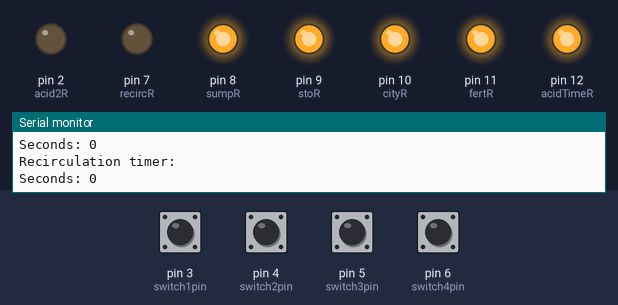
Bench run of a sketch on a simulated Arduino Uno, built with avr-gcc and run on an emulated ATmega328P. Parts: output pins drawn as LEDs (lit = HIGH), the last lines printed to the serial monitor. The test bench sets the inputs (shaded band); at power-on: pin 6 (switch4pin) HIGH, pin 3 (switch1pin), pin 4 (switch2pin), pin 5 (switch3pin) LOW. The local clock reads 2024-03-15 10:24:30 at power-on unless the sketch sets it.

Above: at 2.8 s.
2.9 s: pin 6 (switch4pin) pulled LOW for 1.2 s
At 3.3 s:
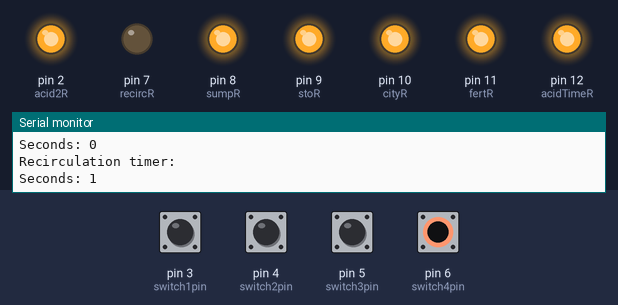
6.5 s: pin 4 (switch2pin) pulled HIGH for 1.2 s
At 7.8 s:
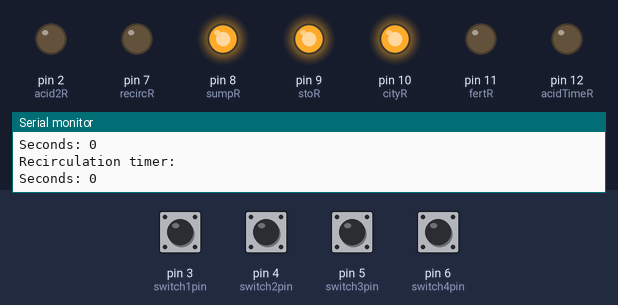
9.5 s: pin 4 (switch2pin) driven HIGH and pin 6 (switch4pin) driven LOW
At 10.7 s:
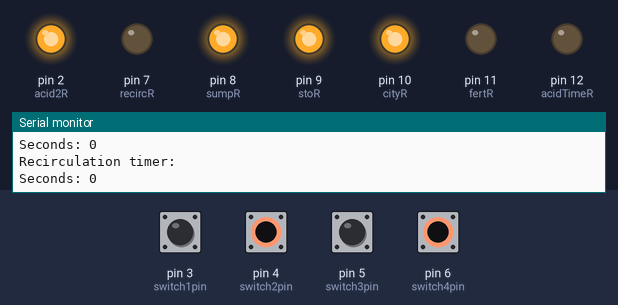
11.5 s: pin 4 (switch2pin) driven LOW
At 12.4 s:
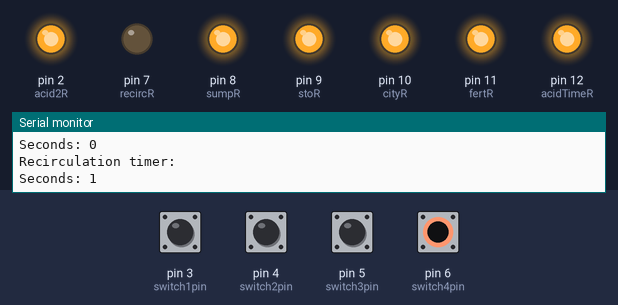
16.2 s: pin 4 (switch2pin) driven HIGH
At 18.1 s:
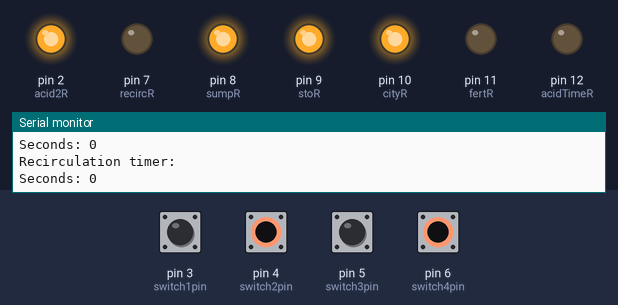
Timing chart, 0 to 19.0 s (numbered marks = the images above; inputs shaded):
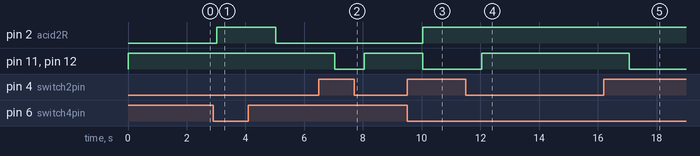

Measured:
- after the input at 2.9 s, pin 2 (acid2R): LOW → HIGH after 0.12 s, → LOW 2.0 s later
- after the input at 6.5 s, pin 11 (fertR), pin 12 (acidTimeR): HIGH → LOW after 0.53 s, → HIGH 1.0 s later
- after the input at 9.5 s, pin 2 (acid2R): LOW → HIGH after 0.54 s; pin 11 (fertR), pin 12 (acidTimeR): HIGH → LOW after 0.54 s
- after the input at 11.5 s, pin 11 (fertR), pin 12 (acidTimeR): LOW → HIGH after 0.55 s
- after the input at 16.2 s, pin 11 (fertR), pin 12 (acidTimeR): HIGH → LOW after 0.87 s

The sketch:

Water_2.4.1.2.ino
```cpp
/*
Updates:
2.0
Started from scratch

2.1
Serial always only outputs when relay change state

2.2
Recirculating pump stays on for a few minutes after being used
Else in switch if statement ended too early
Reduced sensor sensitivity

2.3
For Arduino Mega only. Will not work on Uno.
Added watchdog
Now used real time clock (RTC) for recirculating pump delay


2.3.1
City water valve operation removed from switch 2

2.4
Redesigned how the clock works
Now uses DS3231 library by rinkydinkelectronics
Recirculation pump stays on when changing between manual/automatic systems

2.4.1
Improved sensor sampling

2.4.1.1
Moved sensor sensitivity to a single variable
Removed sensor averaging

2.4.1.2
Added sensor averaging
*/

/*
A0: Sump top
A1: Sump bottom
A2: Storage top
A3: Storage bottom
A4: Tank top
A5: Tank bottom

5V: Relay VCC, Switches 1-4
GND: Relay GND, Switches 1-4, all 6 sensors

13: Power sensors
3: Switch 1: Turn off automation system (all water sensors off). Allows for manual controls only.
4: Switch 2: Activate fertilizer pumps, acid timer, and recirculation pump.
5: Switch 3: Activates recirculating pump.
6: Switch 4: Activates manual acid relay and recirculating pump
7: Relay 1: Recirculating pump
8: Relay 2: Sump
9: Relay 3: Storage
10: Relay 4: Solenoid valve for city water
11: Relay 5: Fertilizer pumps
12: Relay 6: Outlet for acid intermittent timer
2: Relay 7: Manual acid
*/

#include <avr/wdt.h>
#include <DS3231.h>

int sens = 30;              //Sets sensor sensitivity
byte countdownSec = 180;    //No. of seconds delay for recirculation pump after it is switched off
int delayMili = 1000;		//Timer interval (milliseconds) between sampling of sensors and switches

DS3231  rtc(SDA, SCL);

Time t;

//analog pins
int inSumpT = 0;
int inSumpB = 1;
int inStoT = 2;
int inStoB = 3;
int inTankT = 4;
int inTankB = 5;

//switch pins
byte switch1 = 0;
byte switch2 = 0;
byte switch3 = 0;
byte switch4 = 0;

//switch pins
int switch1pin = 3;
int switch2pin = 4;
int switch3pin = 5;
int switch4pin = 6;

//relay pins
int recircR = 7;
int sumpR = 8;
int stoR = 9;
int cityR = 10;
int fertR = 11;
int acidTimeR = 12;
int acid2R = 2;

//pin to provide power
int power = 13;

//hold analog values
int sumpT = 0;
int sumpB = 0;
int stoT = 0;
int stoB = 0;
int tankT = 0;
int tankB = 0;

int sumpT1 = 0;
int sumpT2 = 0;
int sumpT3 = 0;
int sumpB1 = 0;
int sumpB2 = 0;
int sumpB3 = 0;
int stoT1 = 0;
int stoT2 = 0;
int stoT3 = 0;
int stoB1 = 0;
int stoB2 = 0;
int stoB3 = 0;
int tankT1 = 0;
int tankT2 = 0;
int tankT3 = 0;
int tankB1 = 0;
int tankB2 = 0;
int tankB3 = 0;

//keep track of relay state
byte sumpS = 0;
byte stoS = 0;
byte cityS = 0;
byte groupS = 0;
byte recircSM = 0;

//keep track if in manual mode or not
byte man = 0;

byte recircS = 0;
byte start = 0;

int hour;
int min;
int sec;
int date;
int month;

unsigned long secondsAlive;
unsigned long secondsStarted;


void setup()
{
	Serial.begin(9600);
	rtc.begin();

	rtc.setTime(0, 0, 0);  // Set the time (24hr format): hour, min, sec
	rtc.setDate(1, 1, 2016);   // Set the date to January 1st, 2016

	//Set all relay pins high so they don't turn on at boot
	digitalWrite(recircR, HIGH);
	digitalWrite(sumpR, HIGH);
	digitalWrite(stoR, HIGH);
	digitalWrite(cityR, HIGH);
	digitalWrite(fertR, HIGH);
	digitalWrite(acidTimeR, HIGH);
	digitalWrite(acid2R, HIGH);

	pinMode(power, OUTPUT);
	pinMode(switch1, INPUT);
	pinMode(switch2, INPUT);
	pinMode(switch3, INPUT);
	pinMode(switch4, INPUT);
	pinMode(recircR, OUTPUT);
	pinMode(sumpR, OUTPUT);
	pinMode(stoR, OUTPUT);
	pinMode(cityR, OUTPUT);
	pinMode(fertR, OUTPUT);
	pinMode(acidTimeR, OUTPUT);
	pinMode(acid2R, OUTPUT);

	//watchdog
	wdt_enable(WDTO_4S);
}

void loop()
{
	wdt_reset(); //watchdog

	t = rtc.getTime();

	hour = t.hour;
	min = t.min;
	sec = t.sec;
	date = t.date;
	month = t.mon;

	secondsAlive = (month * 31 * 24 * 60 * 60) + (date * 24 * 60 * 60) + (hour * 60 * 60) + (min * 60) + sec;

	switch1 = digitalRead(switch1pin);
	switch2 = digitalRead(switch2pin);
	switch3 = digitalRead(switch3pin);
	switch4 = digitalRead(switch4pin);

	if (switch1 == HIGH && switch2 == LOW && switch3 == LOW && switch4 == LOW) {

		//if re-entering automated system
		if (man == 1) {
			digitalWrite(sumpR, HIGH);
			digitalWrite(stoR, HIGH);
			digitalWrite(cityR, HIGH);
			digitalWrite(fertR, HIGH);
			digitalWrite(acidTimeR, HIGH);
			digitalWrite(acid2R, HIGH);

			Serial.println("Exited manual mode, reset relays.");
			man = 0;
		}

		//sample sensors
		digitalWrite(power, HIGH);
		sumpT1 = analogRead(inSumpT);
		sumpB1 = analogRead(inSumpB);
		stoT1 = analogRead(inStoT);
		stoB1 = analogRead(inStoB);
		tankT1 = analogRead(inTankT);
		tankB1 = analogRead(inTankB);
		digitalWrite(power, LOW);
		delay(200);
		digitalWrite(power, HIGH);
		sumpT2 = analogRead(inSumpT);
		sumpB2 = analogRead(inSumpB);
		stoT2 = analogRead(inStoT);
		stoB2 = analogRead(inStoB);
		tankT2 = analogRead(inTankT);
		tankB2 = analogRead(inTankB);
		digitalWrite(power, LOW);
		delay(200);
		digitalWrite(power, HIGH);
		sumpT3 = analogRead(inSumpT);
		sumpB3 = analogRead(inSumpB);
		stoT3 = analogRead(inStoT);
		stoB3 = analogRead(inStoB);
		tankT3 = analogRead(inTankT);
		tankB3 = analogRead(inTankB);
		digitalWrite(power, LOW);

		sumpT = (sumpT1 + sumpT2 + sumpT3) / 3;
		sumpB = (sumpB1 + sumpB2 + sumpB3) / 3;
		stoT = (stoT1 + stoT2 + stoT3) / 3;
		stoB = (stoB1 + stoB2 + stoB3) / 3;
		tankT = (tankT1 + tankT2 + tankT3) / 3;
		tankB = (tankB1 + tankB2 + tankB3) / 3;

		//if one or more reading is a small number the sensor will read zero
		if (sumpT1 < sens || sumpT2 < sens || sumpT3 < sens) {
			Serial.print("sumpT changed to 0");
			sumpT = 0;
		}

		if (sumpB1 < sens || sumpB2 < sens || sumpB3 < sens) {
			Serial.print("sumpB changed to 0");
			sumpB = 0;
		}

		if (stoT1 < sens || stoT2 < sens || stoT3 < sens) {
			Serial.print("stoT changed to 0");
			stoT = 0;
		}

		if (stoB1 < sens || stoB2 < sens || stoB3 < sens) {
			Serial.print("stoB changed to 0");
			stoB = 0;
		}

		if (tankT1 < sens || tankT2 < sens || tankT3 < sens) {
			Serial.print("tankT changed to 0");
			tankT = 0;
		}

		if (tankB1 < sens || tankB2 < sens || tankB3 < sens) {
			Serial.print("tankB changed to 0");
			tankB = 0;
		}

		//output sensor values
		Serial.print("Sump Top: ");
		Serial.println(sumpT);
		Serial.print("Sump Bottom: ");
		Serial.println(sumpB);
		Serial.print("Storage Top: ");
		Serial.println(stoT);
		Serial.print("Storage Bottom: ");
		Serial.println(stoB);
		Serial.print("Tank Top: ");
		Serial.println(tankT);
		Serial.print("Tank Bottom: ");
		Serial.println(tankB);
		Serial.print('\n');

		//Reminder how to set sensitivity
		// x==0    ==    x<sens             ||         x!==0    ==    x>sens

		////Sump Relay(2)////
		if (sumpT > sens && stoT < sens && sumpS == 0) {
			Serial.println("Sump top triggered and storage not full.");
			sumpS = 1;
			digitalWrite(sumpR, LOW);
		}

		if (sumpS == 1 && sumpB < sens || sumpS == 1 && stoT > sens) {
			Serial.println("Stopped sump relay");
			digitalWrite(sumpR, HIGH);
			sumpS = 0;
		}

		////Storage Relay (3)////
		//fill tank from storage
		if (tankB < sens && stoB > sens && cityS == 0 && stoS == 0) {
			Serial.println("Filling tank from storage");
			stoS = 1;
			digitalWrite(stoR, LOW);
		}

		if (stoS == 1 && tankT > sens || stoS == 1 && stoB < sens) {
			Serial.println("Stopped storage relay");
			stoS = 0;
			digitalWrite(stoR, HIGH);
		}

		////City Relay(4)////
		//fill tank from city water
		if (tankB < sens && stoS == 0 && cityS == 0) {
			Serial.println("Filling tank from city water");
			cityS = 1;
			digitalWrite(cityR, LOW);
		}


		if (cityS == 1 && tankT > sens) {
			Serial.println("Stopped city water relay");
			cityS = 0;
			digitalWrite(cityR, HIGH);
		}

		////Group Relays////
		if (stoS + cityS == 1) {

			Serial.println("Started fertilizer relay");
			Serial.println("Started interminttent acid relay");
			Serial.println("Started recirculating relay");

			digitalWrite(fertR, LOW);
			digitalWrite(acidTimeR, LOW);
			digitalWrite(recircR, LOW);
			groupS = 1;
		}

		if (stoS == 0 && cityS == 0 && groupS == 1) {

			Serial.println("Stopped fertilizer relay");
			Serial.println("Stopped interminttent acid relay");

			digitalWrite(fertR, HIGH);
			digitalWrite(acidTimeR, HIGH);

			//record start time
			secondsStarted = secondsAlive;

			groupS = 0;
			start = 1;
			Serial.println("Recorded start time");
		}


	}
	else
	{
		if (man == 0) {
			Serial.println("Automated system off");
		}

		//marks manual system was entered
		man = 1;

		//turns off relays if originally activated by automatic system

		digitalWrite(sumpR, HIGH);
		sumpS = 0;
		if (stoS + cityS == 1) {
			Serial.println("Stopping fertilizer, and acid when turning off automated system");
			digitalWrite(fertR, HIGH);
			digitalWrite(acidTimeR, HIGH);
		}

		if (stoS == 1) {
			Serial.println("Storage Pump turned off when turning off automated system");
			digitalWrite(stoR, HIGH);
			stoS = 0;
		}
		if (cityS == 1) {
			Serial.println("City water turned off when turning off automated system");
			digitalWrite(cityR, HIGH);
			cityS = 0;
		}


		if (switch2 == HIGH || switch3 == HIGH || switch4 == HIGH) {
			digitalWrite(recircR, LOW);
			recircSM = 1;
		}

		if (recircSM == 1 && switch2 == LOW || recircSM == 1 && switch3 == LOW || recircSM == 1 && switch4 == LOW) {
			//record start time
			secondsStarted = secondsAlive;

			start = 1;
			recircSM = 0;
		}

		if (switch2 == HIGH) {
			digitalWrite(fertR, LOW);
			digitalWrite(acidTimeR, LOW);
		}
		else {
			digitalWrite(fertR, HIGH);
			digitalWrite(acidTimeR, HIGH);
		}


		if (switch4 == HIGH) {
			digitalWrite(acid2R, LOW);
		}
		else {
			digitalWrite(acid2R, HIGH);
		}
	}


	//turns off recircR after chosen time
	recircS = digitalRead(recircR);
	if (recircS == LOW && start == 1) {

		Serial.println("Recirculation timer: ");
		Serial.print("Seconds: ");
		Serial.println(secondsAlive - secondsStarted);

		if ((secondsAlive - secondsStarted) >= countdownSec) {
			digitalWrite(recircR, HIGH);
			start = 0;
		}
	}

	delay(delayMili);
}
```
